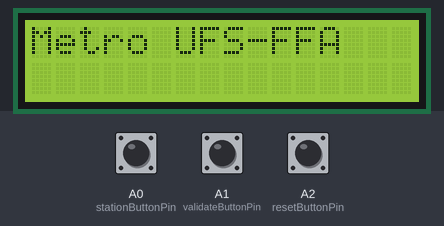
Recording of a sketch running on a simulated Arduino Uno, built with avr-gcc and run on an emulated ATmega328P. On the bench: 16×2 character LCD. Inputs (shaded band) come from the test bench; at power-on: A0 (stationButtonPin) LOW, A1 (validateButtonPin) LOW, A2 (resetButtonPin) LOW. What the sketch prints to the serial monitor is not drawn.

Above: at 1.2 s.
1.3 s: A0 (stationButtonPin) pulled HIGH for 3.2 s
At 5.1 s:
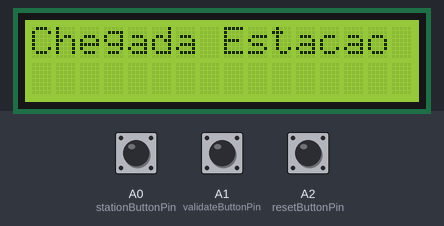
6.0 s: A1 (validateButtonPin) pulled HIGH for 0.15 s
At 6.6 s:
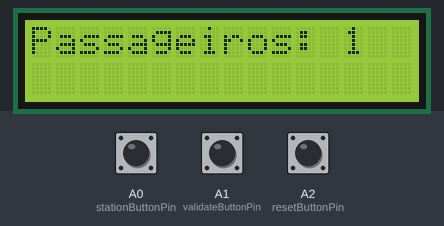
7.7 s: A2 (resetButtonPin) pulled HIGH for 3.2 s
At 9.9 s:
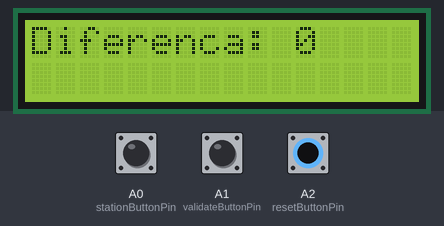
12.4 s: A1 (validateButtonPin) pulled HIGH for 1 s
At 13.8 s:
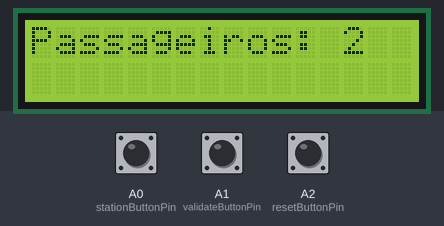
14.9 s: A0 (stationButtonPin) pulled HIGH for 0.15 s
At 16.3 s:
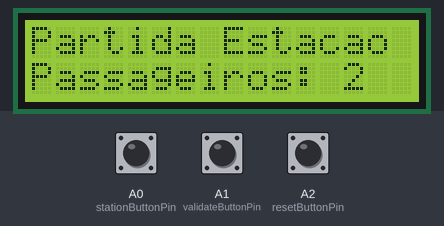
16.6 s: A2 (resetButtonPin) pulled HIGH for 0.15 s
At 18.2 s:
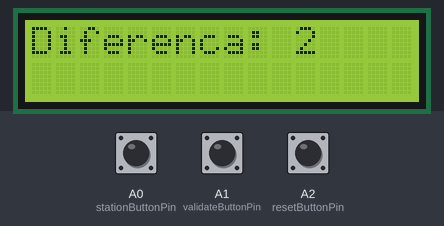
Timing chart, 0 to 19.3 s (numbered marks = the images above; inputs shaded):
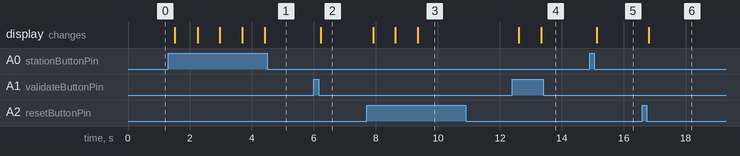

The sketch:

metro.ino
```cpp
#include <Adafruit_LiquidCrystal.h>

Adafruit_LiquidCrystal lcd_1(7); // Configuração do LCD

// Variáveis de estado
int currentCount = 0;
int lastDayCount = 0;
int dayBeforeLastCount = 0;
bool isPowered = false;
bool isAtStation = false;

// Pinos dos botões
const int stationButtonPin = A0;   // Chegada/partida
const int validateButtonPin = A1;  // Validação
const int resetButtonPin = A2;     // Novo botão de reset

void setup() {
  lcd_1.begin(16, 2);
  lcd_1.print("Metro UFS-FFA");

  // Configura os pinos dos botões como entrada
  pinMode(stationButtonPin, INPUT);
  pinMode(validateButtonPin, INPUT);
  pinMode(resetButtonPin, INPUT); // Novo botão

  Serial.begin(9600);
  Serial.println("Sistema Metro UFS-FFA Iniciado");
}

void loop() {
  // Verifica botão de chegada/partida
  if (digitalRead(stationButtonPin) == HIGH) {
    delay(200);
    if (isAtStation) {
      departFromStation();
    } else {
      arriveAtStation();
    }
    isAtStation = !isAtStation;
    delay(500);
  }

  // Verifica botão de validação
  if (digitalRead(validateButtonPin) == HIGH && isPowered) {
    delay(200);
    validateEntry();
    delay(500);
  }

  // --- NOVO: Verifica botão de reset ---
  if (digitalRead(resetButtonPin) == HIGH) {
    delay(200); // Debounce
    resetSystem();
    delay(500); // Evita múltiplos resets
  }
}

void arriveAtStation() {
  // Simula a chegada do metrô em uma estação
  isPowered = true;  // Liga a alimentação
  lcd_1.clear();
  lcd_1.print("Chegada Estacao");
  Serial.println("Chegada na Estacao");
}

void departFromStation() {
  // Simula a partida do metrô de uma estação
  isPowered = false;  // Desliga a alimentação
  lcd_1.clear();
  lcd_1.print("Partida Estacao");
  lcd_1.setCursor(0, 1);
  lcd_1.print("Passageiros: ");
  lcd_1.print(currentCount);
  Serial.print("Partida da Estacao - Passageiros: ");
  Serial.println(currentCount);
}

void validateEntry() {
  // Simula a validação de entrada de um passageiro
  currentCount++;
  lcd_1.clear();
  lcd_1.print("Passageiros: ");
  lcd_1.print(currentCount);
  Serial.print("Passageiro validado. Total: ");
  Serial.println(currentCount);
}

void resetSystem() {
  // Reseta o sistema no início de um novo dia
  dayBeforeLastCount = lastDayCount;
  lastDayCount = currentCount;
  currentCount = 0;

  // Calcula a diferença entre os dois últimos dias
  int difference = lastDayCount - dayBeforeLastCount;
  lcd_1.clear();
  lcd_1.print("Diferenca: ");
  lcd_1.print(difference);
  Serial.print("Sistema Resetado. Diferenca: ");
  Serial.println(difference);
}
```

Measured:
- after the input at 1.3 s, the display: changes after 0.22 s (image 1)
- after the input at 6.0 s, the display: changes after 0.22 s (image 2)
- after the input at 7.7 s, the display: first changes after 0.21 s (image 3 shows a later state)
- after the input at 12.4 s, the display: first changes after 0.22 s (image 4 shows a later state)
- after the input at 14.9 s, the display: changes after 0.23 s (image 5)
- after the input at 16.6 s, the display: changes after 0.21 s (image 6)
